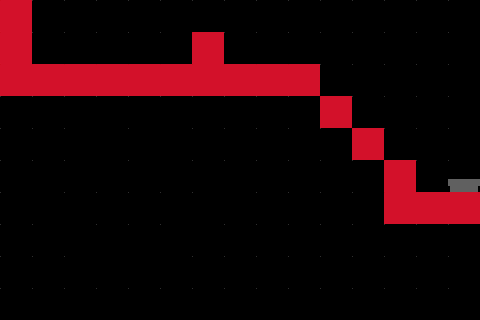

This game map was drawn from its Tiled (.tmx) file and the tilesets committed beside it. A one-line description and the trimmed map source follow:
An orthogonal 15x10 tile map with 32x32 px tiles, 3 tile layers (Blocks, meta, finish), 3 tilesets and 3 objects (spawn, finish, waterProps).

<map version="1.0" orientation="orthogonal" width="15" height="10" tilewidth="32" tileheight="32">
 <tileset firstgid="1" name="tileset_basic" tilewidth="32" tileheight="32">
  <image source="tileset_basic.png" trans="ff00ff" />
 </tileset>
 <tileset firstgid="17" name="meta_tiles" tilewidth="32" tileheight="32">
  <image source="meta.png" trans="ff00ff" />
  <tile id="1">
   <properties>
    <property name="Collidable" value="" />
    <property name="Collidable" value="" />
    <property name="Collidable" value="" />
   </properties>
  </tile>
 </tileset>
 <tileset firstgid="19" name="pipe" tilewidth="32" tileheight="32">
  <image source="pipe.png" trans="ff00ff" />
 </tileset>
 <layer name="Blocks" width="15" height="10">
  <data>[150 cells, 139 non-empty, 2 distinct tile ids]</data>
 </layer>
 <layer name="meta" width="15" height="10">
  <data>[150 cells, 19 non-empty, 1 distinct tile ids]</data>
 </layer>
 <objectgroup name="Player props" width="15" height="10">
  <object name="spawn" x="48" y="48" />
  <object name="finish" x="464" y="176" />
  <object name="waterProps" x="0" y="0">
   <properties>
    <property name="x_length" value="5" />
    <property name="y_length" value="5" />
   </properties>
  </object>
 </objectgroup>
 <layer name="finish" width="15" height="10">
  <data>[150 cells, 1 non-empty, 1 distinct tile ids]</data>
 </layer>
</map>
